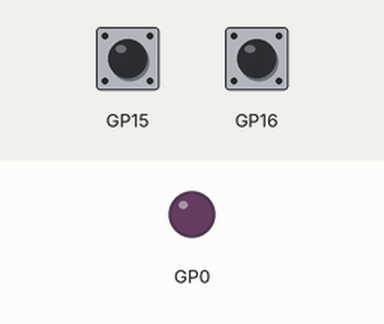
Recording of a program running on a simulated Raspberry Pi Pico running MicroPython. Shown: output pins drawn as LEDs (lit = HIGH). Wiring (from the project's diagram.json): magenta LED on GP0, green button on GP15, green button on GP16. The inputs (shaded band) are chosen by the test bench; at power-on: GP15 HIGH, GP16 HIGH. What the program prints to the serial console is not drawn.

Above: at 1.2 s.
1.3 s: GP15 pulled LOW for 0.15 s
At 2.4 s:
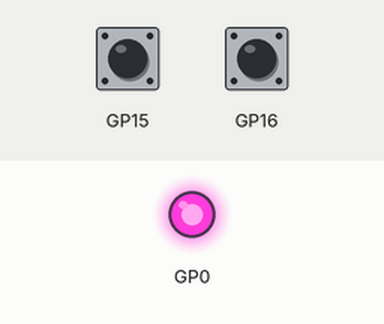
2.9 s: GP15 pulled LOW for 1 s
At 3.6 s:
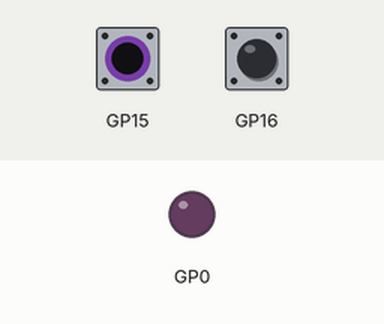
5.4 s: GP15 pulled LOW for 3.2 s
At 6.7 s:
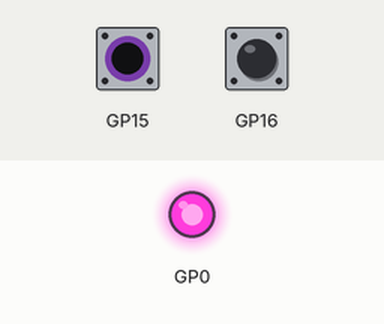
Timing chart, 0 to 8.4 s (numbered marks = the images above; inputs shaded):
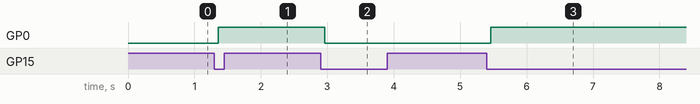

The program:

timer_class.py
```python
import time
time.sleep(0.1) # Wait for USB to become ready

from machine import Pin, Timer


class Bouton:

    def __init__(self, io):
        self.__bp = Pin(io, Pin.IN, Pin.PULL_UP)
        self.__bp_previous_value = self.__bp.value()
        self.__bp_debounce_counter = 3
        self.__evt_cb = list()
        self.__tick_timer = Timer()
        self.__tick_timer.init(mode=Timer.PERIODIC, period=20, callback=self.__tick)


    def __tick(self, timer):
        # lecture toute les 20 ms
        bp_event = None
        l_bp_value = self.__bp.value()
        if self.__bp_previous_value == l_bp_value:
            if 0 != self.__bp_debounce_counter:
                self.__bp_debounce_counter -= 1
                if 0 == self.__bp_debounce_counter:
                    # on a un état stable
                    if l_bp_value :
                        # c'est un relacher
                        bp_event = "release"
                    else:
                        bp_event = "press"
        else:
            self.__bp_debounce_counter = 3
        self.__bp_previous_value = l_bp_value
        if bp_event:
            self.__publish(bp_event)

    def subscribe(self, func):
        self.__evt_cb.append(func)

    def __publish(self, evt):
        for cb in self.__evt_cb:
            cb(evt)


class Led:

    def __init__(self, io):
        self.__led = Pin(io, Pin.OUT)
        self.__led.value(0)

    def evt_cb(self, event):
        if event == "press":
            self.__led.toggle()


def main_timer_class():
    print("Timer class")

    # initialise
    led_violet = Led(0)
    mon_bp = Bouton(15)
    mon_bp1 = Bouton(16)

    mon_bp.subscribe(led_violet.evt_cb)
    mon_bp1.subscribe(led_violet.evt_cb)


##---------------------------
##---------------------------
main_timer_class()
```

Measured:
- after the input at 1.3 s, GP0: LOW → HIGH after 0.06 s
- after the input at 2.9 s, GP0: HIGH → LOW after 0.06 s
- after the input at 5.4 s, GP0: LOW → HIGH after 0.06 s
